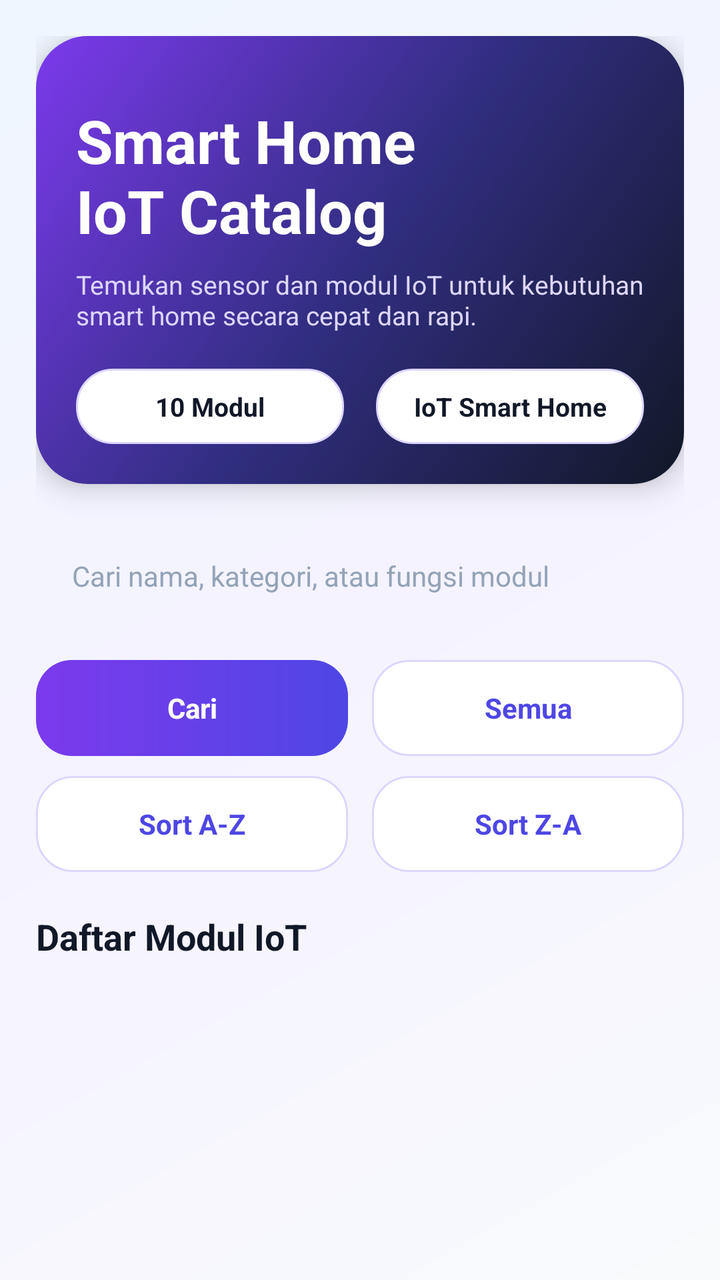
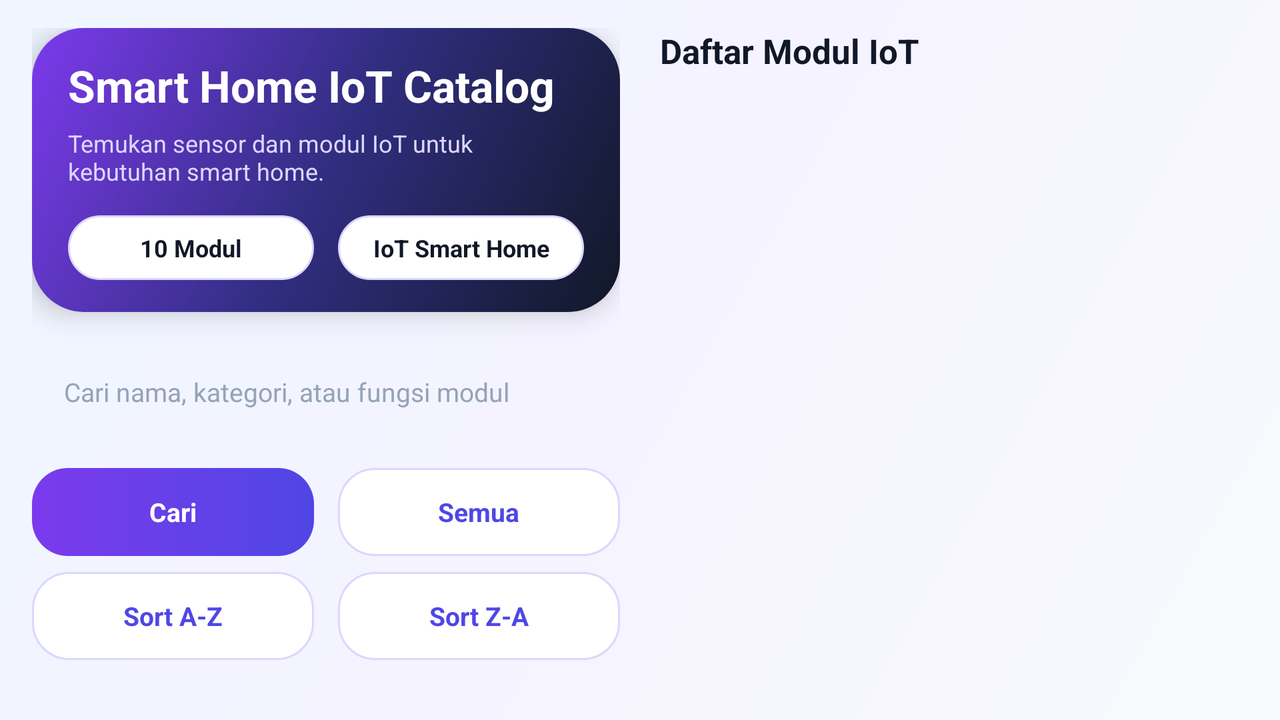

Compare how this app lays out the same screen by default and in its alternative resource folder. The renders come first, then the two layout files and the values they reference.
<!-- AndroidManifest.xml: activity theme Theme.SmartHomeIoTCatalog -->
<!-- res/layout/activity_main.xml -->
<?xml version="1.0" encoding="utf-8"?>
<LinearLayout xmlns:android="http://schemas.android.com/apk/res/android"
    android:layout_width="match_parent"
    android:layout_height="match_parent"
    android:background="@drawable/bg_main_premium"
    android:orientation="vertical"
    android:paddingStart="18dp"
    android:paddingTop="18dp"
    android:paddingEnd="18dp"
    android:paddingBottom="10dp">

    <LinearLayout
        android:id="@+id/headerCard"
        android:layout_width="match_parent"
        android:layout_height="wrap_content"
        android:background="@drawable/bg_hero_premium"
        android:elevation="8dp"
        android:orientation="vertical"
        android:paddingStart="20dp"
        android:paddingTop="18dp"
        android:paddingEnd="20dp"
        android:paddingBottom="20dp">

        <TextView
            android:id="@+id/tvTitle"
            android:layout_width="match_parent"
            android:layout_height="wrap_content"
            android:layout_marginTop="14dp"
            android:text="Smart Home\nIoT Catalog"
            android:textColor="#FFFFFF"
            android:textSize="30sp"
            android:textStyle="bold" />

        <TextView
            android:id="@+id/tvSubtitle"
            android:layout_width="match_parent"
            android:layout_height="wrap_content"
            android:layout_marginTop="8dp"
            android:text="Temukan sensor dan modul IoT untuk kebutuhan smart home secara cepat dan rapi."
            android:textColor="#DDD6FE"
            android:textSize="13sp" />

        <LinearLayout
            android:layout_width="match_parent"
            android:layout_height="wrap_content"
            android:layout_marginTop="18dp"
            android:orientation="horizontal">

            <TextView
                android:id="@+id/tvTotalData"
                android:layout_width="0dp"
                android:layout_height="wrap_content"
                android:layout_marginEnd="8dp"
                android:layout_weight="1"
                android:background="@drawable/bg_action_chip"
                android:gravity="center"
                android:paddingTop="10dp"
                android:paddingBottom="10dp"
                android:text="10 Modul"
                android:textColor="#111827"
                android:textSize="13sp"
                android:textStyle="bold" />

            <TextView
                android:id="@+id/tvCategoryInfo"
                android:layout_width="0dp"
                android:layout_height="wrap_content"
                android:layout_marginStart="8dp"
                android:layout_weight="1"
                android:background="@drawable/bg_action_chip"
                android:gravity="center"
                android:paddingTop="10dp"
                android:paddingBottom="10dp"
                android:text="IoT Smart Home"
                android:textColor="#111827"
                android:textSize="13sp"
                android:textStyle="bold" />

        </LinearLayout>

    </LinearLayout>

    <EditText
        android:id="@+id/etSearch"
        android:layout_width="match_parent"
        android:layout_height="56dp"
        android:layout_marginTop="18dp"
        android:background="@drawable/bg_search_premium"
        android:hint="Cari nama, kategori, atau fungsi modul"
        android:inputType="text"
        android:paddingStart="18dp"
        android:paddingEnd="18dp"
        android:singleLine="true"
        android:textColor="#0F172A"
        android:textColorHint="#94A3B8"
        android:textSize="14sp" />

    <LinearLayout
        android:layout_width="match_parent"
        android:layout_height="wrap_content"
        android:layout_marginTop="14dp"
        android:orientation="horizontal">

        <TextView
            android:id="@+id/btnSearch"
            android:layout_width="0dp"
            android:layout_height="48dp"
            android:layout_marginEnd="6dp"
            android:layout_weight="1"
            android:background="@drawable/bg_action_primary"
            android:gravity="center"
            android:text="Cari"
            android:textColor="#FFFFFF"
            android:textSize="14sp"
            android:textStyle="bold" />

        <TextView
            android:id="@+id/btnShowAll"
            android:layout_width="0dp"
            android:layout_height="48dp"
            android:layout_marginStart="6dp"
            android:layout_weight="1"
            android:background="@drawable/bg_action_chip"
            android:gravity="center"
            android:text="Semua"
            android:textColor="#4F46E5"
            android:textSize="14sp"
            android:textStyle="bold" />

    </LinearLayout>

    <LinearLayout
        android:layout_width="match_parent"
        android:layout_height="wrap_content"
        android:layout_marginTop="10dp"
        android:orientation="horizontal">

        <TextView
            android:id="@+id/btnSortAZ"
            android:layout_width="0dp"
            android:layout_height="48dp"
            android:layout_marginEnd="6dp"
            android:layout_weight="1"
            android:background="@drawable/bg_action_chip"
            android:gravity="center"
            android:text="Sort A-Z"
            android:textColor="#4F46E5"
            android:textSize="14sp"
            android:textStyle="bold" />

        <TextView
            android:id="@+id/btnSortZA"
            android:layout_width="0dp"
            android:layout_height="48dp"
            android:layout_marginStart="6dp"
            android:layout_weight="1"
            android:background="@drawable/bg_action_chip"
            android:gravity="center"
            android:text="Sort Z-A"
            android:textColor="#4F46E5"
            android:textSize="14sp"
            android:textStyle="bold" />

    </LinearLayout>

    <TextView
        android:id="@+id/tvListTitle"
        android:layout_width="match_parent"
        android:layout_height="wrap_content"
        android:layout_marginTop="20dp"
        android:text="Daftar Modul IoT"
        android:textColor="#111827"
        android:textSize="18sp"
        android:textStyle="bold" />

    <ListView
        android:id="@+id/listViewIoT"
        android:layout_width="match_parent"
        android:layout_height="0dp"
        android:layout_marginTop="10dp"
        android:layout_weight="1"
        android:cacheColorHint="@android:color/transparent"
        android:clipToPadding="false"
        android:divider="@android:color/transparent"
        android:dividerHeight="14dp"
        android:listSelector="@android:color/transparent"
        android:paddingBottom="24dp"
        android:scrollbars="none" />

</LinearLayout>
<!-- resources referenced by this layout -->
<resources>
  <!-- drawable bg_action_chip (drawable) -->
  <?xml version="1.0" encoding="utf-8"?>
  <shape xmlns:android="http://schemas.android.com/apk/res/android">
      <solid android:color="#FFFFFF" />
      <corners android:radius="18dp" />
      <stroke
          android:width="1dp"
          android:color="#DDD6FE" />
  </shape>
  <!-- drawable bg_action_primary (drawable) -->
  <?xml version="1.0" encoding="utf-8"?>
  <shape xmlns:android="http://schemas.android.com/apk/res/android">
      <gradient
          android:startColor="#7C3AED"
          android:endColor="#4F46E5"
          android:angle="0" />
      <corners android:radius="18dp" />
  </shape>
  <!-- drawable bg_hero_premium (drawable) -->
  <?xml version="1.0" encoding="utf-8"?>
  <shape xmlns:android="http://schemas.android.com/apk/res/android">
      <gradient
          android:startColor="#111827"
          android:centerColor="#312E81"
          android:endColor="#7C3AED"
          android:angle="135" />
      <corners android:radius="26dp" />
  </shape>
  <!-- drawable bg_main_premium (drawable) -->
  <?xml version="1.0" encoding="utf-8"?>
  <shape xmlns:android="http://schemas.android.com/apk/res/android">
      <gradient
          android:startColor="#F8FAFC"
          android:centerColor="#F5F3FF"
          android:endColor="#EFF6FF"
          android:angle="135" />
  </shape>
  <!-- from res/values-v23/ -->
  <style name="Theme.SmartHomeIoTCatalog" parent="Base.Theme.SmartHomeIoTCatalog">
          
          <item name="android:navigationBarColor">@android:color/transparent</item>
          <item name="android:statusBarColor">@android:color/transparent</item>
          <item name="android:windowLightStatusBar">?attr/isLightTheme</item>
      </style>
  <style name="Base.Theme.SmartHomeIoTCatalog" parent="Theme.Material3.DayNight.NoActionBar">
          
          
      </style>
</resources>
<!-- res/layout-land/activity_main.xml (the repository's variant of the layout above) -->
<!-- drawn on the phone turned sideways -->
<?xml version="1.0" encoding="utf-8"?>
<LinearLayout xmlns:android="http://schemas.android.com/apk/res/android"
    android:layout_width="match_parent"
    android:layout_height="match_parent"
    android:background="@drawable/bg_main_premium"
    android:orientation="horizontal"
    android:paddingStart="16dp"
    android:paddingTop="14dp"
    android:paddingEnd="16dp"
    android:paddingBottom="14dp">

    <ScrollView
        android:layout_width="0dp"
        android:layout_height="match_parent"
        android:layout_marginEnd="10dp"
        android:layout_weight="1"
        android:scrollbars="none">

        <LinearLayout
            android:layout_width="match_parent"
            android:layout_height="wrap_content"
            android:orientation="vertical">


            <LinearLayout
                android:id="@+id/headerCard"
                android:layout_width="match_parent"
                android:layout_height="wrap_content"
                android:background="@drawable/bg_hero_premium"
                android:elevation="8dp"
                android:orientation="vertical"
                android:paddingStart="18dp"
                android:paddingTop="14dp"
                android:paddingEnd="18dp"
                android:paddingBottom="16dp">

                <TextView
                    android:id="@+id/tvTitle"
                    android:layout_width="match_parent"
                    android:layout_height="wrap_content"
                    android:text="Smart Home IoT Catalog"
                    android:textColor="#FFFFFF"
                    android:textSize="22sp"
                    android:textStyle="bold" />

                <TextView
                    android:id="@+id/tvSubtitle"
                    android:layout_width="match_parent"
                    android:layout_height="wrap_content"
                    android:layout_marginTop="6dp"
                    android:text="Temukan sensor dan modul IoT untuk kebutuhan smart home."
                    android:textColor="#DDD6FE"
                    android:textSize="12sp" />

                <LinearLayout
                    android:layout_width="match_parent"
                    android:layout_height="wrap_content"
                    android:layout_marginTop="14dp"
                    android:orientation="horizontal">

                    <TextView
                        android:id="@+id/tvTotalData"
                        android:layout_width="0dp"
                        android:layout_height="wrap_content"
                        android:layout_marginEnd="6dp"
                        android:layout_weight="1"
                        android:background="@drawable/bg_action_chip"
                        android:gravity="center"
                        android:paddingTop="8dp"
                        android:paddingBottom="8dp"
                        android:text="10 Modul"
                        android:textColor="#111827"
                        android:textSize="12sp"
                        android:textStyle="bold" />

                    <TextView
                        android:id="@+id/tvCategoryInfo"
                        android:layout_width="0dp"
                        android:layout_height="wrap_content"
                        android:layout_marginStart="6dp"
                        android:layout_weight="1"
                        android:background="@drawable/bg_action_chip"
                        android:gravity="center"
                        android:paddingTop="8dp"
                        android:paddingBottom="8dp"
                        android:text="IoT Smart Home"
                        android:textColor="#111827"
                        android:textSize="12sp"
                        android:textStyle="bold" />

                </LinearLayout>

            </LinearLayout>


            <EditText
                android:id="@+id/etSearch"
                android:layout_width="match_parent"
                android:layout_height="52dp"
                android:layout_marginTop="14dp"
                android:background="@drawable/bg_search_premium"
                android:hint="Cari nama, kategori, atau fungsi modul"
                android:inputType="text"
                android:paddingStart="16dp"
                android:paddingEnd="16dp"
                android:singleLine="true"
                android:textColor="#0F172A"
                android:textColorHint="#94A3B8"
                android:textSize="13sp" />


            <LinearLayout
                android:layout_width="match_parent"
                android:layout_height="wrap_content"
                android:layout_marginTop="12dp"
                android:orientation="horizontal">

                <TextView
                    android:id="@+id/btnSearch"
                    android:layout_width="0dp"
                    android:layout_height="44dp"
                    android:layout_marginEnd="6dp"
                    android:layout_weight="1"
                    android:background="@drawable/bg_action_primary"
                    android:gravity="center"
                    android:text="Cari"
                    android:textColor="#FFFFFF"
                    android:textSize="13sp"
                    android:textStyle="bold" />

                <TextView
                    android:id="@+id/btnShowAll"
                    android:layout_width="0dp"
                    android:layout_height="44dp"
                    android:layout_marginStart="6dp"
                    android:layout_weight="1"
                    android:background="@drawable/bg_action_chip"
                    android:gravity="center"
                    android:text="Semua"
                    android:textColor="#4F46E5"
                    android:textSize="13sp"
                    android:textStyle="bold" />

            </LinearLayout>


            <LinearLayout
                android:layout_width="match_parent"
                android:layout_height="wrap_content"
                android:layout_marginTop="8dp"
                android:orientation="horizontal">

                <TextView
                    android:id="@+id/btnSortAZ"
                    android:layout_width="0dp"
                    android:layout_height="44dp"
                    android:layout_marginEnd="6dp"
                    android:layout_weight="1"
                    android:background="@drawable/bg_action_chip"
                    android:gravity="center"
                    android:text="Sort A-Z"
                    android:textColor="#4F46E5"
                    android:textSize="13sp"
                    android:textStyle="bold" />

                <TextView
                    android:id="@+id/btnSortZA"
                    android:layout_width="0dp"
                    android:layout_height="44dp"
                    android:layout_marginStart="6dp"
                    android:layout_weight="1"
                    android:background="@drawable/bg_action_chip"
                    android:gravity="center"
                    android:text="Sort Z-A"
                    android:textColor="#4F46E5"
                    android:textSize="13sp"
                    android:textStyle="bold" />

            </LinearLayout>

        </LinearLayout>
    </ScrollView>


    <LinearLayout
        android:layout_width="0dp"
        android:layout_height="match_parent"
        android:layout_marginStart="10dp"
        android:layout_weight="1"
        android:orientation="vertical">

        <TextView
            android:id="@+id/tvListTitle"
            android:layout_width="match_parent"
            android:layout_height="wrap_content"
            android:text="Daftar Modul IoT"
            android:textColor="#111827"
            android:textSize="17sp"
            android:textStyle="bold" />

        <ListView
            android:id="@+id/listViewIoT"
            android:layout_width="match_parent"
            android:layout_height="0dp"
            android:layout_marginTop="10dp"
            android:layout_weight="1"
            android:cacheColorHint="@android:color/transparent"
            android:clipToPadding="false"
            android:divider="@android:color/transparent"
            android:dividerHeight="12dp"
            android:listSelector="@android:color/transparent"
            android:paddingBottom="20dp"
            android:scrollbars="none" />

    </LinearLayout>

</LinearLayout>
